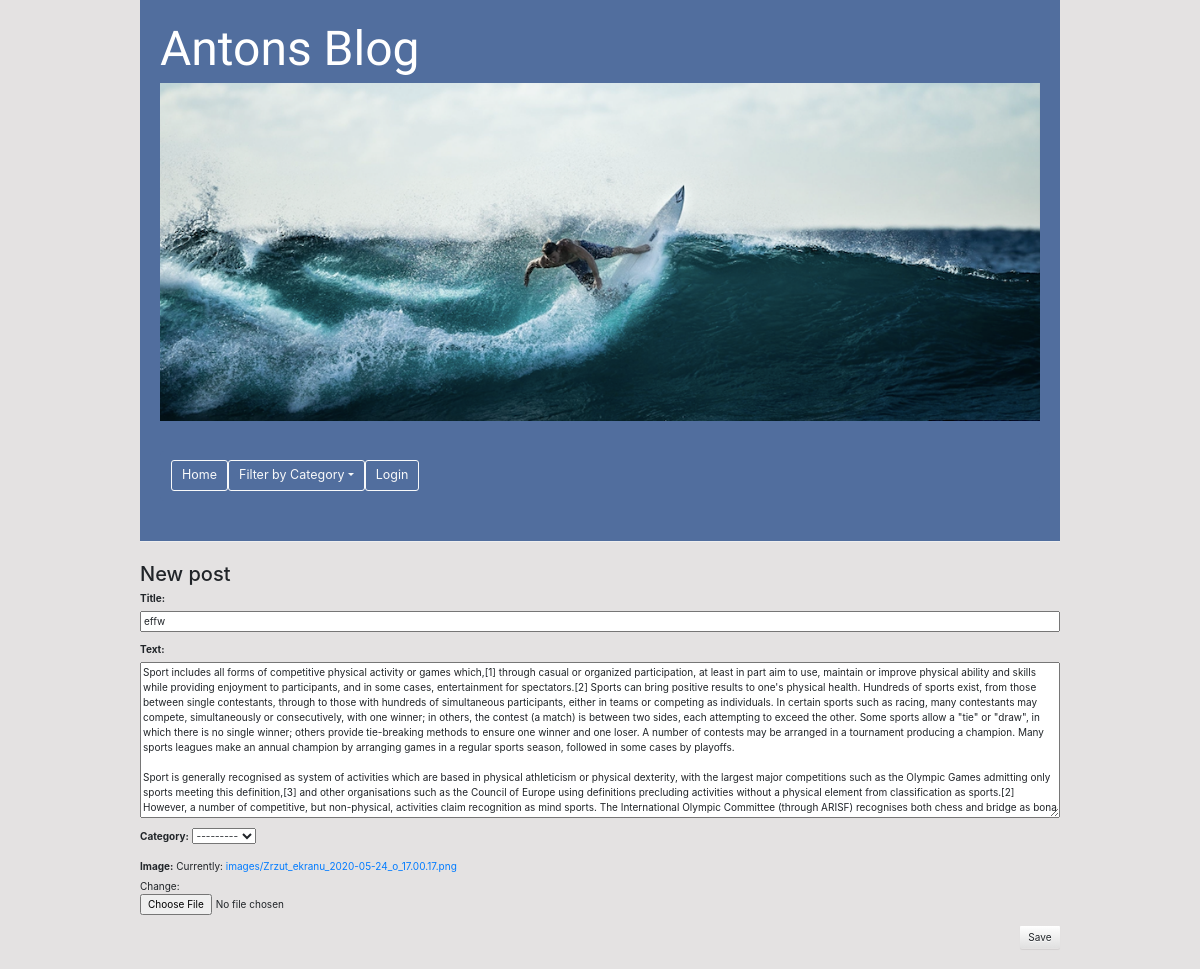
The page /post/7/edit/ on the database as committed earlier.
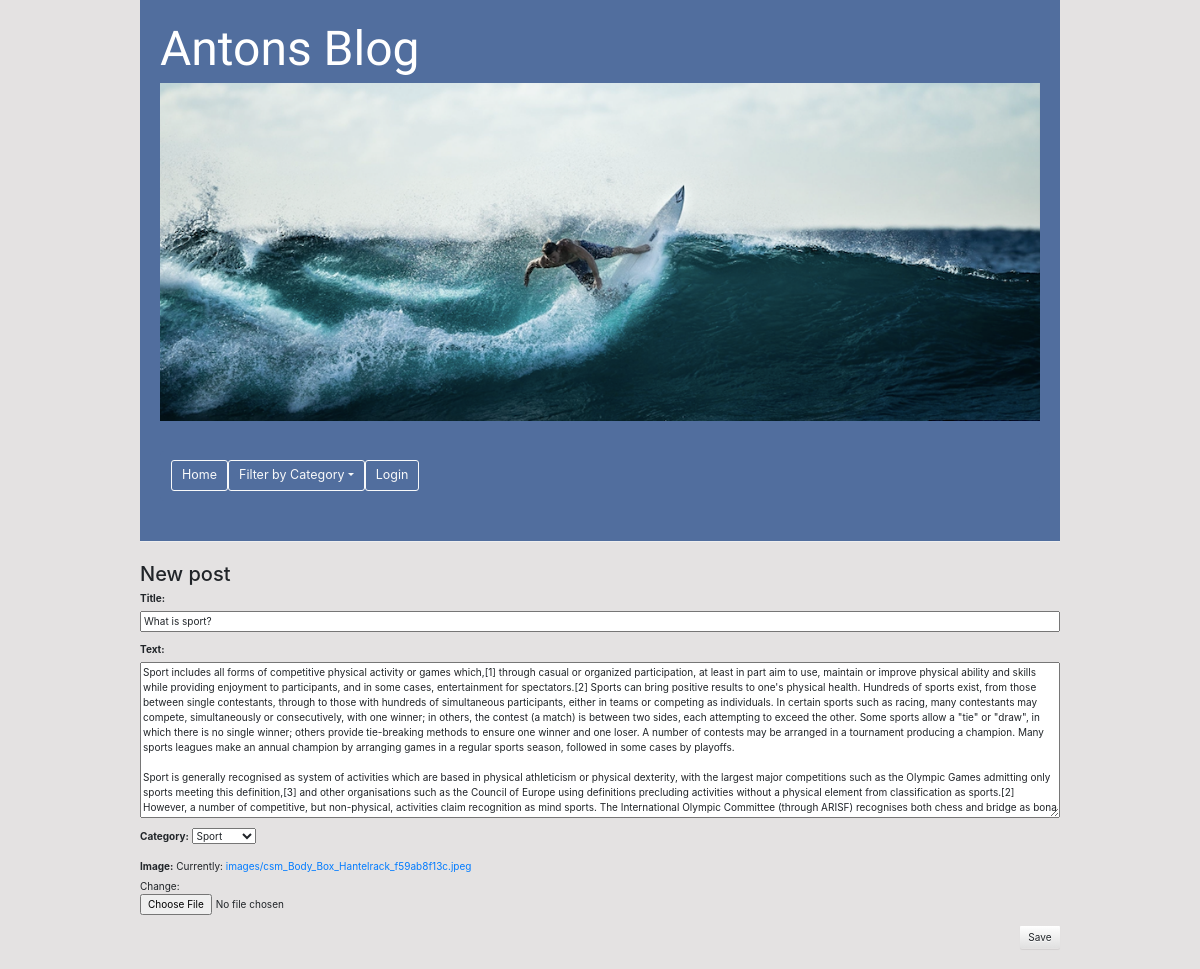
The same page on the database as committed later.
### blog/models.py (models this page shows, shortened)
class Post(models.Model):
    author = models.ForeignKey(settings.AUTH_USER_MODEL, on_delete=models.CASCADE)
    title = models.CharField(max_length=200)
    text = models.TextField()
    created_date = models.DateTimeField(default=timezone.now)
    published_date = models.DateTimeField(blank=True, null=True)
    image = models.ImageField(null=True, upload_to='images/')
    CATEGORY1 = 'Food'
    CATEGORY2 = 'Body'
    CATEGORY3 = 'Lifestyle'
    CATEGORY4 = 'Sport'
    CATEGORY5 = 'Other'
    CATEGORY_CHOICES = [
        (CATEGORY1, 'Food'),
        (CATEGORY2, 'Body'),
        (CATEGORY3, 'Lifestyle'),
        (CATEGORY4, 'Sport'),
        (CATEGORY5, 'Other')
    ]
    category = models.CharField(
        blank=True,
        max_length=20,
        choices=CATEGORY_CHOICES,
    )

### blog/views.py (the view)
# urls.py: path('post/<int:pk>/edit/', views.post_edit, name='post_edit'),
def post_edit(request, pk):
    post = get_object_or_404(Post, pk=pk)
    if request.method == "POST":
        form = PostForm(request.POST, request.FILES, instance=post)
        if form.is_valid():
            post = form.save(commit=False)
            post.author = request.user
            post.published_date = timezone.now()
            post.save()
            return redirect('post_detail', pk=post.pk)
    else:
        form = PostForm(instance=post)
    return render(request, 'blog/post_edit.html', {'form': form})

### blog/forms.py
class PostForm(forms.ModelForm):
    class Meta:
         model = Post
         fields = ('title', 'text','category','image')

### blog/templates/blog/post_edit.html
{% extends 'blog/base.html' %}
{% block content %}
    <h2>New post</h2>
    <form method="POST" class="post-form" enctype="multipart/form-data">{% csrf_token %}
        {{ form.as_p }}
        <button type="submit" class="save btn btn-default">Save</button>
    </form>
{% endblock %}

Rows that differ between the two databases and show on the page:
changed Post: title "effw" → "What is sport?"; category "---------" → "Sport"
Other text that changed with them:
text no longer shown: "Title: Text: Category: Image: Currently: images/Zrzut_ekranu_2020-05-24_o_17.00.17.png Change:"
text now shown: "Title: Text: Category: Image: Currently: images/csm_Body_Box_Hantelrack_f59ab8f13c.jpeg Change:"
